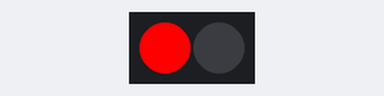
A program run on a simulated ATtiny85, built with avr-gcc and run on an emulated ATtiny85. On the bench: 2 RGB LEDs in strip order, left to right. The strip is taken to match the declared colour order.

Above: at 0.4 s.
At 2.2 s:
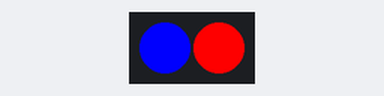
At 4.9 s:
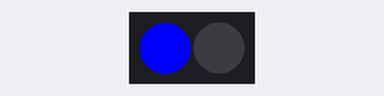
At 6.7 s:
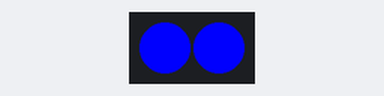
Timing chart, 0 to 8.3 s (numbered marks = the images above):
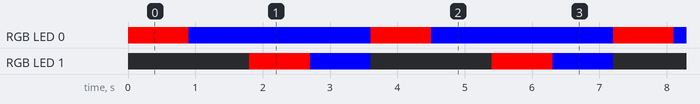

Measured:
- by itself, RGB LED 0: alternates RGB(250, 0, 0) for 0.90 s and RGB(0, 0, 250) for 2.7 s
- by itself, RGB LED 1: repeats every 3.6 s: RGB(0, 0, 250) 0.90 s, off 1.8 s, RGB(250, 0, 0) 0.90 s
- by itself, everything shown: repeats every 3.6 s, in 4 steps

The program:

main.cpp
```cpp
#include <Adafruit_NeoPixel.h>
#include "Arduino.h"

#ifdef __AVR__
  #include <avr/power.h>
#endif

#define PIN 6 // Diego's lamnp has 6 here
//#define PIN 11 // Stella's lamnp has 11 here

//======================================

// Read pin from moteino
//uint32_t numOfLeds = 150;
uint32_t numOfLeds = 2; // diego's lamp 2 led
//uint32_t numOfLeds =16; // Stella's lamp, 16 led
//======================================

// Parameter 1 = number of pixels in strip
// Parameter 2 = Arduino pin number (most are valid)
// Parameter 3 = pixel type flags, add together as needed:
//   NEO_KHZ800  800 KHz bitstream (most NeoPixel products w/WS2812 LEDs)
//   NEO_KHZ400  400 KHz (classic 'v1' (not v2) FLORA pixels, WS2811 drivers)
//   NEO_GRB     Pixels are wired for GRB bitstream (most NeoPixel products)
//   NEO_RGB     Pixels are wired for RGB bitstream (v1 FLORA pixels, not v2)
Adafruit_NeoPixel hoop = Adafruit_NeoPixel(numOfLeds, PIN, NEO_RGB + NEO_KHZ800); //Diffused individual leds use this
//Adafruit_NeoPixel strip = Adafruit_NeoPixel(numOfLeds, PIN, NEO_GRB + NEO_KHZ800);

// IMPORTANT: To reduce NeoPixel burnout risk, add 1000 uF capacitor across
// pixel power leads, add 300 - 500 Ohm resistor on first pixel's data input
// and minimize distance between Arduino and first pixel.  Avoid connecting
// on a live circuit...if you must, connect GND first.

void setup() {
  // This is for Trinket 5V 16MHz, you can remove these three lines if you are not using a Trinket
  #if defined (__AVR_ATtiny85__)
    if (F_CPU == 16000000) clock_prescale_set(clock_div_1);
  #endif
  // End of trinket special code

  Serial.begin(9600);

  hoop.begin();
  hoop.show(); // Initialize all pixels to 'off'
}

//=============================
// Input a value 0 to 255 to get a color value.
// The colours are a transition r - g - b - back to r.
uint32_t Wheel(byte WheelPos) {
  WheelPos = 255 - WheelPos;
  if(WheelPos < 85) {
    return hoop.Color(255 - WheelPos * 3, 0, WheelPos * 3);
  }
  if(WheelPos < 170) {
    WheelPos -= 85;
    return hoop.Color(0, WheelPos * 3, 255 - WheelPos * 3);
  }
  WheelPos -= 170;
  return hoop.Color(WheelPos * 3, 255 - WheelPos * 3, 0);
}


// Slightly different, this makes the rainbow equally distributed throughout
void rainbowCycle(uint16_t wait) {
  uint16_t i, j;
  for(j=0; j<256*5; j++) { // 5 cycles of all colors on wheel
    for(i=0; i< numOfLeds; i++) {
      hoop.setPixelColor(i, Wheel(((i * 256 / numOfLeds) + j) & 255));
    }
    hoop.show();
    delay(wait);
  }
}


// cycle just two colors
void cycleTwoColors(uint16_t wait) {
  hoop.clear();

  for(uint16_t i=0; i<numOfLeds; i++) {
    hoop.setPixelColor(i, hoop.Color(250, 0, 0));
    hoop.show();
    delay(wait);
    hoop.setPixelColor(i, hoop.Color(0, 0, 250));
    hoop.show();
    delay(wait);
  }
}


void rainbowStop() {
  uint16_t x;
  for(x=0; x < numOfLeds; x++) {
    hoop.setPixelColor( x, hoop.Color(200,100,100));
  }
  hoop.show();
}

void loop() {
    //rainbowCycle(100);
    //rainbowStop();
    cycleTwoColors(900);
}
```
